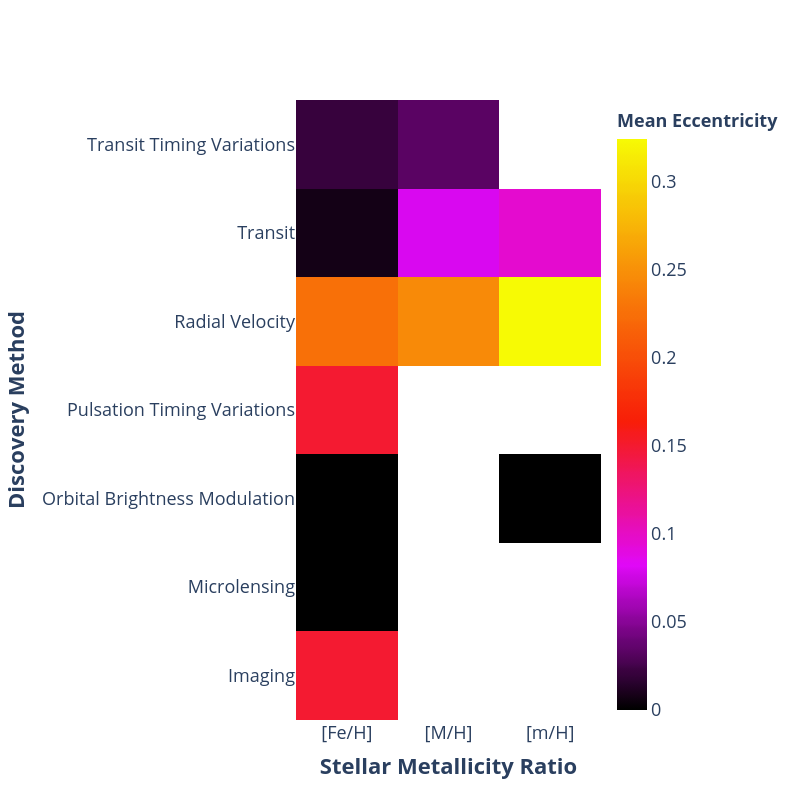

The script that drew this image:

# Paths:
path_data = "data/"

# Packages:
import numpy as np
import pandas as pd
import plotly.graph_objects as go
from matplotlib.colors import LinearSegmentedColormap, to_hex

# Display options:
pd.set_option("display.width", 1200)
pd.set_option("display.max_columns", 300)
pd.set_option("display.max_rows", 300)

# Dataset:
df = pd.read_csv(path_data + "nasa_exoplanets.csv")
df_varnames = pd.read_csv(path_data + "nasa_exoplanets_var_names.csv")

# Variables:
x_var = "st_metratio"
x_var_name = df_varnames.loc[(df_varnames["var"] == x_var), ["var_name"]].values[0][0]
y_var = "discoverymethod"
y_var_name = df_varnames.loc[(df_varnames["var"] == y_var), ["var_name"]].values[0][0]
z_var = "pl_orbeccen"
z_var_name = df_varnames.loc[(df_varnames["var"] == z_var), ["var_name"]].values[0][0]

# Adapt the data:
df_plot = df[[x_var, y_var, z_var]]
df_plot = df_plot.dropna()
df_plot = df_plot.reset_index(drop=True)
z_vals = df_plot.pivot_table(index = y_var,
                             columns = x_var,
                             values = z_var,
                             aggfunc = np.mean)
x_vals = z_vals.columns.tolist()
y_vals = z_vals.index.tolist()

# Plot:
n_colors = 100
my_colors = ["#000000", "#E008F8", "#F81D08", "#F88A08", "#F7FE04"]
cmap = LinearSegmentedColormap.from_list("my_palette", my_colors)
my_palette = [to_hex(j) for j in  [cmap(i/n_colors) for i in np.array(range(n_colors))]]

fig = go.Figure(
    data = [
        go.Heatmap(
            x = x_vals,
            y = y_vals,
            z = z_vals,
            colorscale = my_palette,
            hovertemplate = "<b>" +
                            x_var_name + ": %{x}<br>" +
                            y_var_name + ": %{y}</br>" +
                            "Mean " + z_var_name + ": %{z:, }</b><extra></extra>",
            colorbar = dict(
                title = "<b>Mean " + z_var_name + "</b>"
            )
        )
    ]
)
fig.update_layout(
    height = 800,
    width = 800,
    xaxis_title = "<b>" + x_var_name + "</b>" ,
    yaxis_title = "<b>" + y_var_name + "</b>",
    font = dict(
        size = 18
    ),
    plot_bgcolor = "white",
    hoverlabel = dict(
        font_size = 18,
        font_family = "Rockwell"
    )
)
fig.show()
